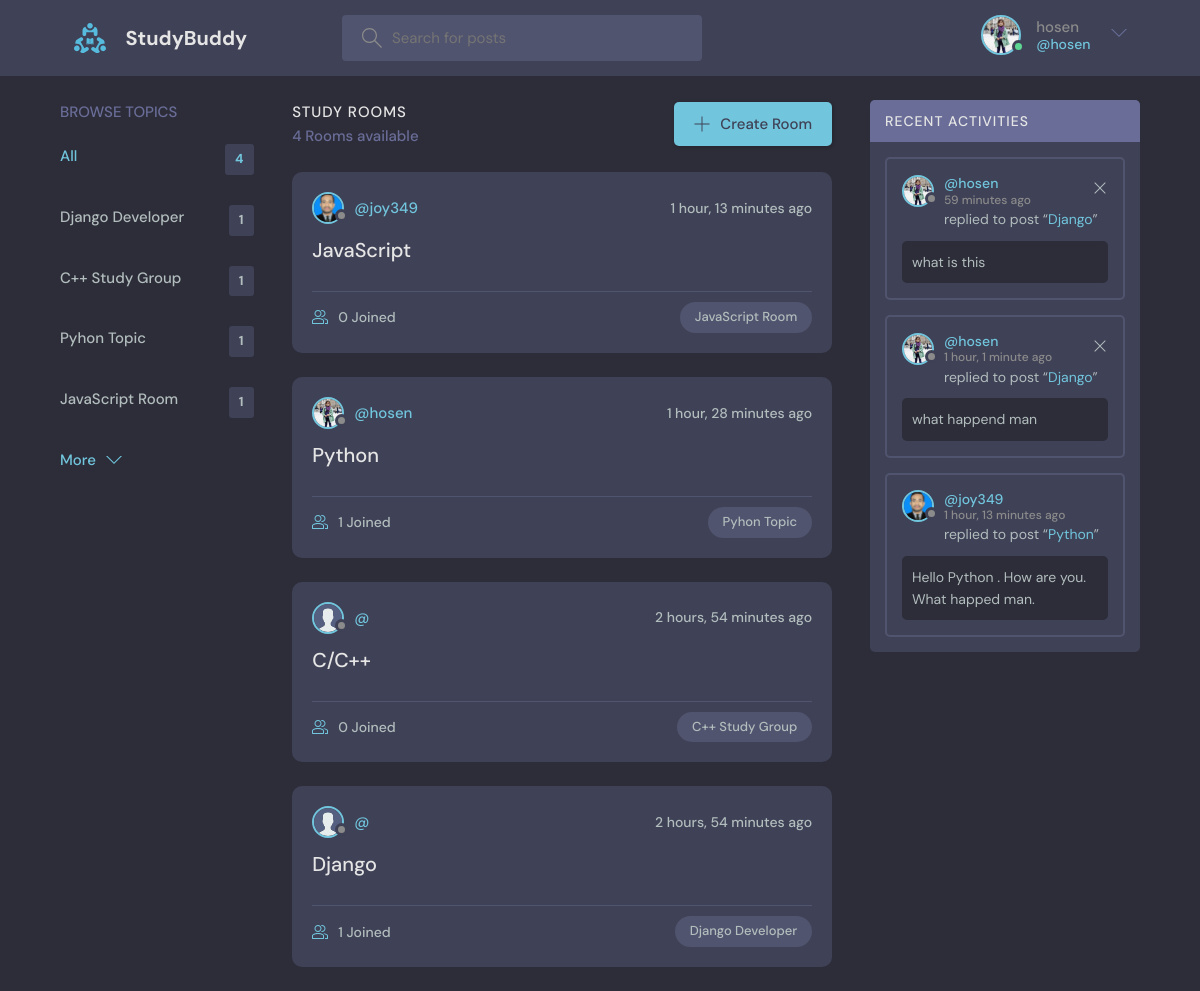
The page / (signed in) on the database its author committed.
### base/models.py (models this page shows, shortened)
class User(AbstractUser):
    name = models.CharField(max_length=200, null=True)
    email = models.EmailField(unique=True, null=True)
    bio = models.TextField(null=True)
    avatar = models.ImageField(null=True, default="avatar.svg")
    gender = models.CharField(
        max_length=255, blank=True, default='rather_not_say')
    active = models.BooleanField(default=True)
    staff = models.BooleanField(default=False)  # a admin user; non super-user
    admin = models.BooleanField(default=False)
    USERNAME_FIELD = 'email'
    REQUIRED_FIELDS = []
    objects = UserManager()
    def __str__(self):              # __unicode__ on Python 2
        return self.email
    @property
    def is_active(self):
        return self.active

class Topic(models.Model):
    name = models.CharField(max_length=200)

class Room(models.Model):
    host = models.ForeignKey(User, on_delete=models.SET_NULL, null=True)
    topic = models.ForeignKey(Topic, on_delete=models.SET_NULL, null=True)
    name = models.CharField(max_length=200)
    description = models.TextField(null=True, blank=True)
    participants = models.ManyToManyField(
        User, related_name='participants', blank=True)
    updated = models.DateTimeField(auto_now=True)
    created = models.DateTimeField(auto_now_add=True)
    class Meta:
        ordering = ['-updated', '-created']
    def __str__(self):
        return self.name

class Message(models.Model):
    user = models.ForeignKey(User, on_delete=models.CASCADE)
    room = models.ForeignKey(Room, on_delete=models.CASCADE)
    body = models.TextField()
    updated = models.DateTimeField(auto_now=True)
    created = models.DateTimeField(auto_now_add=True)
    class Meta:
        ordering = ['-updated', '-created']

### base/views.py (the view)
# urls.py: path('', views.home, name="home"),
def home(request):
    q = request.GET.get('q') if request.GET.get('q') != None else ''
    rooms = Room.objects.filter(
        Q(topic__name__icontains=q) |
        Q(name__icontains=q) |
        Q(description__icontains=q)
    )
    topics = Topic.objects.all()[0:5]
    room_count = rooms.count()
    room_messages = Message.objects.filter(
        Q(room__topic__name__icontains=q))[0:3]
    context = {'rooms': rooms, 'topics': topics,
               'room_count': room_count, 'room_messages': room_messages}
    return render(request, 'base/home.html', context)

### base/templates/base/home.html (shortened to what this page needs)
{% extends 'main.html' %}
{% block content %}
<main class="layout layout--3">
    <div class="container">
        {% include 'base/topics_component.html' %}
        <div class="roomList">
            <div class="roomList__header">
                <div>
                    <h2>Study Rooms</h2>
                    <p>{{room_count}} Rooms available</p>
                </div>
                <a class="btn btn--main" href="{% url 'create-room' %}">
                    <svg version="1.1" xmlns="http://www.w3.org/2000/svg" width="32" height="32" viewBox="0 0 32 32">
                        <title>add</title>
                        <path
                            d="M16.943 0.943h-1.885v14.115h-14.115v1.885h14.115v14.115h1.885v-14.115h14.115v-1.885h-14.115v-14.115z">
                        </path>
                    </svg>
                    Create Room
                </a>
            </div>
            {% include 'base/feed_component.html' %}
        </div>
        {% include 'base/activity_component.html' %}
    </div>
</main>
{% endblock %}

### templates/navbar.html (shortened to what this page needs)
{% load static %}
<header class="header header--loggedIn">
    <div class="container">
        <a href="{% url 'home' %}" class="header__logo">
            <img src="{% static 'images/logo.svg' %}" />
            <h1>StudyBuddy</h1>
        </a>
        <form class="header__search" method="GET" action="{% url 'home' %}">
            <label>
                <input name="q" placeholder="Search for posts" />
            </label>
        </form>
        <nav class="header__menu">
            {% if request.user.is_authenticated %}
            <div class="header__user">
                <a href="{% url 'update-user' %}">
                    <div class="avatar avatar--medium active">
                        <img src="{{request.user.avatar.url}}" />
                    </div>
                    <p>{{request.user.username}} <span>@{{request.user.username}}</span></p>
                </a>
                <button class="dropdown-button">
                    <svg version="1.1" xmlns="http://www.w3.org/2000/svg" width="32" height="32" viewBox="0 0 32 32">
                        <title>chevron-down</title>
                        <path d="M16 21l-13-13h-3l16 16 16-16h-3l-13 13z"></path>
                    </svg>
                </button>
            </div>
            {% else %}
            <a href="{% url 'login' %}">
                <img src="{% static 'images/avatar.svg' %}" />
                <p>Login</p>
            </a>
            {% endif %}
        </nav>
    </div>
</header>

### base/templates/base/topics_component.html
<div class="topics">
    <div class="topics__header">
        <h2>Browse Topics</h2>
    </div>
    <ul class="topics__list">
        <li>
            <a href="{% url 'home' %}" class="active">All <span>{{topics.count}}</span></a>
        </li>
        {% for topic in topics %}
        <li>
            <a href="{% url 'home' %}?q={{topic.name}}">{{topic.name}}<span>{{topic.room_set.all.count}}</span></a>
        </li>
        {% endfor %}
    </ul>
    <a class="btn btn--link" href="{% url 'topics' %}">
        More
        <svg version="1.1" xmlns="http://www.w3.org/2000/svg" width="32" height="32" viewBox="0 0 32 32">
            <title>chevron-down</title>
            <path d="M16 21l-13-13h-3l16 16 16-16h-3l-13 13z"></path>
        </svg>
    </a>
</div>

### base/templates/base/feed_component.html (shortened to what this page needs)
{% for room in rooms %}
<div class="roomListRoom">
    <div class="roomListRoom__header">
        <a href="{% url 'user-profile' room.host.id %}" class="roomListRoom__author">
            <div class="avatar avatar--small">
                <img src="{{room.host.avatar.url}}" />
            </div>
            <span>@{{room.host.username}}</span>
        </a>
        <div class="roomListRoom__actions">
            <span>{{room.created|timesince}} ago</span>
        </div>
    </div>
    <div class="roomListRoom__content">
        <a href="{% url 'room' room.id %}">{{room.name}}</a>
    </div>
    <div class="roomListRoom__meta">
        <a href="{% url 'room' room.id %}" class="roomListRoom__joined">
            {{room.participants.all.count}} Joined
        </a>
        <p class="roomListRoom__topic">{{room.topic.name}}</p>
    </div>
</div>
{% endfor %}

### base/templates/base/activity_component.html
<div class="activities">
    <div class="activities__header">
        <h2>Recent Activities</h2>
    </div>
    {% for message in room_messages %}
    <div class="activities__box">
        <div class="activities__boxHeader roomListRoom__header">
            <a href="{% url 'user-profile' message.user.id %}" class="roomListRoom__author">
                <div class="avatar avatar--small">
                    <img src="{{message.user.avatar.url}}" />
                </div>
                <p>
                    @{{message.user.username}}
                    <span>{{message.created|timesince}} ago</span>
                </p>
            </a>
            {% if request.user == message.user %}
            <div class="roomListRoom__actions">
                <a href="{% url 'delete-message' message.id %}">
                    <svg version="1.1" xmlns="http://www.w3.org/2000/svg" width="32" height="32" viewBox="0 0 32 32">
                        <title>remove</title>
                        <path
                            d="M27.314 6.019l-1.333-1.333-9.98 9.981-9.981-9.981-1.333 1.333 9.981 9.981-9.981 9.98 1.333 1.333 9.981-9.98 9.98 9.98 1.333-1.333-9.98-9.98 9.98-9.981z">
                        </path>
                    </svg>
                </a>
            </div>
            {% endif %}
        </div>
        <div class="activities__boxContent">
            <p>replied to post “<a href="{% url 'room' message.room.id %}">{{message.room}}</a>”</p>
            <div class="activities__boxRoomContent">{{message.body}}</div>
        </div>
    </div>
    {% endfor %}
</div>

### rows shown on the page
User: user.avatar (picture), user.username "hosen"
Topic: name "Django Developer", room_set.all.count "1"
Topic: name "C++ Study Group", room_set.all.count "1"
Topic: name "Pyhon Topic", room_set.all.count "1"
Topic: name "JavaScript Room", room_set.all.count "1"
Room: host.avatar (picture), host.username "joy349", created "1 hour, 13 minutes", name "JavaScript", participants.all.count "0", topic.name "JavaScript Room"
Room: host.avatar (picture), host.username "hosen", created "1 hour, 28 minutes", name "Python", participants.all.count "1", topic.name "Pyhon Topic"
Room: host.avatar (placeholder picture), created "2 hours, 54 minutes", name "C/C++", participants.all.count "0", topic.name "C++ Study Group"
Room: host.avatar (placeholder picture), created "2 hours, 54 minutes", name "Django", participants.all.count "1", topic.name "Django Developer"
Message: user.avatar (picture), user.username "hosen", created "59 minutes", room "Django", body "what is this"
Message: user.avatar (picture), user.username "hosen", created "1 hour, 1 minute", room "Django", body "what happend man"
Message: user.avatar (picture), user.username "joy349", created "1 hour, 13 minutes", room "Python", body "Hello Python . How are you. What happed man."

### other values the page prints
{{ topics.count }} "4"
{{ room_count }} "4"
